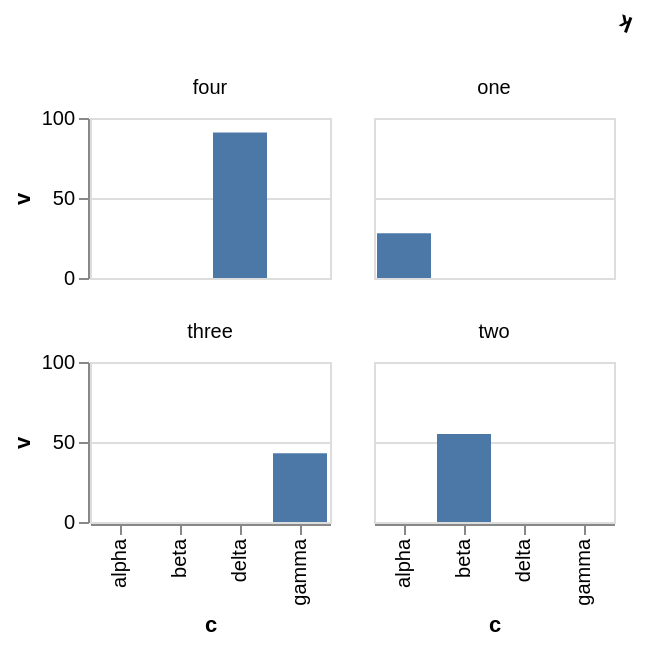

Specify this chart in Vega-Lite:
### Vega-Lite specification from a JSON file in a GitHub repository (floating-point values rounded to 4 significant figures)
{"$schema": "https://vega.github.io/schema/vega-lite/v6.json", "description": "A wrapped facet is a third channel beside `row` and `column`, and every rule that faces a heading runs over it too: `assembleLayoutTitleBand` loops `for (const channel of FACET_CHANNELS)`, which is all three, and `getHeaderChannel` answers `column` for a wrapped one because its cells are captioned above them. So a wrapped grid whose header anchors its heading at the end is anchored in the *column* band — `LAYOUT_TITLE_BAND.column.end` is 1 — and the heading itself is aligned `right`. That alignment is the anchor's and not the turn's, which is what this chart is arranged to show: `defaultHeaderGuideAlign` switches on the anchor first and returns from the `case` arm without ever reaching `defaultLabelAlign`, and two hundred degrees on a column band would have answered `left` had it been reached, `(0 < angle && angle < 180) === (orient === 'bottom')` being false against false. The turn still reaches the baseline, which the anchor has nothing to say about: two hundred degrees is caught by neither of the two middle bands, so `(angle <= 45 || 315 <= angle) === (orient === 'top')` reads false against true and the heading is baselined `top`. This compiler wrote the heading's `angle` and its `anchor` — those are `assembleHeaderProperties` carrying `titleAngle` and `titleAnchor` across under their Vega names — and neither the baseline nor the alignment nor the band the two of them imply, so a wrapped trellis anchored its heading by naming the anchor to Vega and then laid it out from the middle of the grid anyway. The captions on the cells must not change. A wrapped facet captions the **cell** rather than a band, `assembleLabelTitle` being the same function wherever its result is drawn, and the header states no `labelAngle` or `labelAnchor` here — so the names stay flat and unanchored while the heading above them is neither, which is what says the two are read from two different pairs of words.", "data": {"values": [{"c": "alpha", "v": 28, "k": "one"}, {"c": "beta", "v": 55, "k": "two"}, {"c": "gamma", "v": 43, "k": "three"}, {"c": "delta", "v": 91, "k": "four"}]}, "config": {"header": {"titleAngle": 200}}, "columns": 2, "facet": {"field": "k", "type": "ordinal", "header": {"titleAnchor": "end"}}, "spec": {"width": 120, "height": 80, "mark": "bar", "encoding": {"x": {"field": "c", "type": "nominal"}, "y": {"field": "v", "type": "quantitative"}}}}
